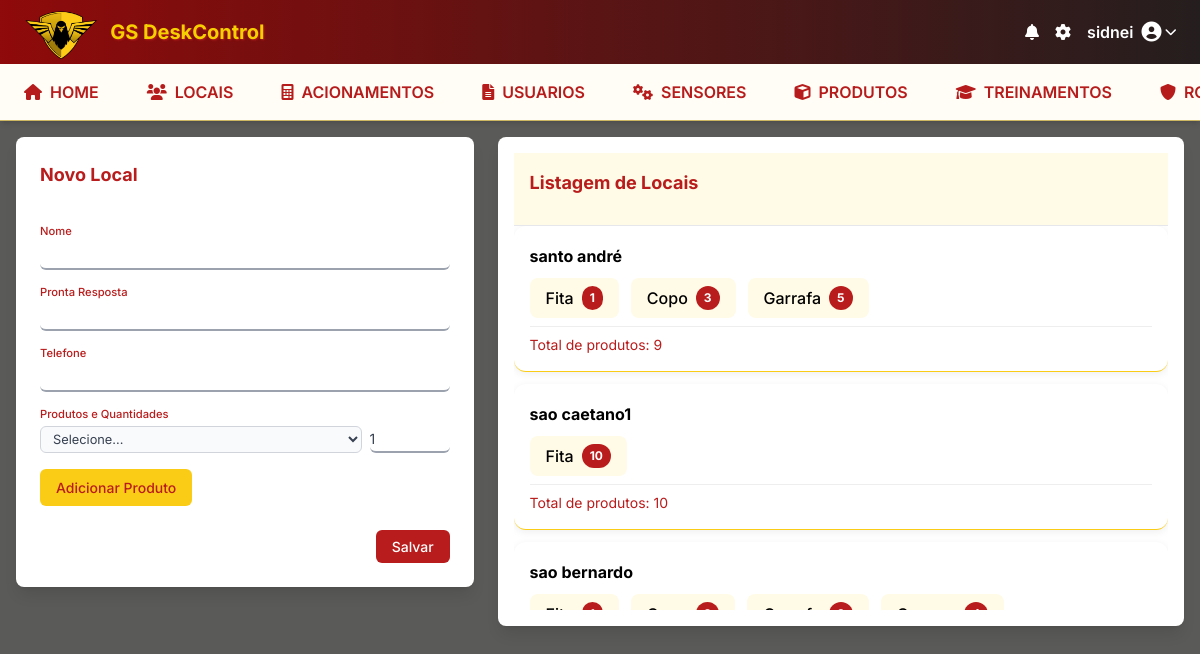
The page /clientes/ (signed in) on the database as committed earlier.
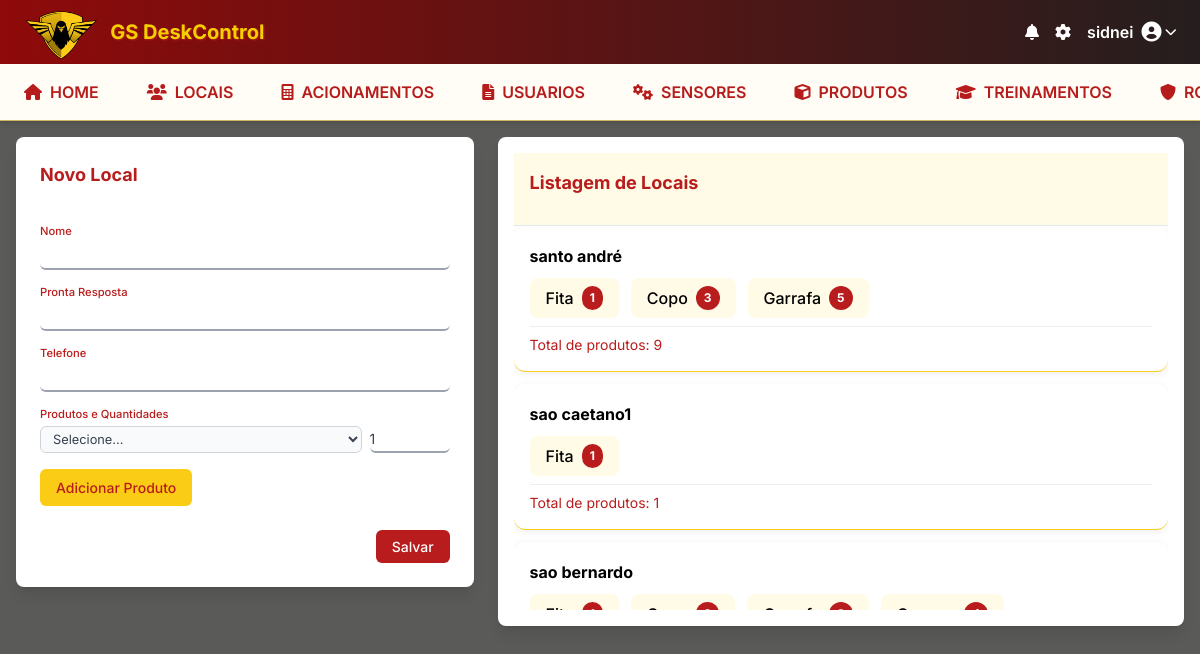
The same page on the database as committed later.
### clientes/models.py (models this page shows, shortened)
class Clientes(models.Model):
    nome = models.CharField(max_length=200, blank=True, null=True)
    pronta_resposta = models.CharField(max_length=200, blank=True, null=True, verbose_name="Pronta Resposta")
    telefone = models.CharField(max_length=20, blank=True, null=True, verbose_name="Telefone")
    @property
    def total_produtos(self):
        return sum(rel.quantidade for rel in self.produtos_relacionados.all())

class ClienteProduto(models.Model):
    cliente = models.ForeignKey(Clientes, on_delete=models.CASCADE, related_name='produtos_relacionados')
    produto = models.ForeignKey('estoque.Produto', on_delete=models.CASCADE)
    quantidade = models.PositiveIntegerField(default=1)
    class Meta:
        unique_together = ('cliente', 'produto')

### estoque/models.py (models this page shows)
class Produto(models.Model):
    nome = models.CharField(max_length=200)
    quantidade = models.PositiveIntegerField(null=True, blank=True, verbose_name="Quantidade Disponível")
    def __str__(self):
        return self.nome

### clientes/views.py (the view)
# urls.py: path('', views.clientes_view, name='clientes'),
@login_required
def clientes_view(request):
    cliente_id = request.GET.get('id')
    if request.method == 'POST':
        cliente_id = request.POST.get('id')
        if cliente_id:
            cliente = get_object_or_404(Clientes, id=cliente_id)
            form = ClientesForm(request.POST, instance=cliente)
        else:
            form = ClientesForm(request.POST)
        if form.is_valid():
            cliente = form.save()
            produtos = request.POST.getlist('produtos')
            quantidades = request.POST.getlist('quantidades')
            cliente.produtos_relacionados.all().delete()
            for prod_id, qtd in zip(produtos, quantidades):
                if prod_id and qtd:
                    ClienteProduto.objects.create(
                        cliente=cliente,
                        produto_id=prod_id,
                        quantidade=qtd
                    )
            return redirect('clientes:clientes')
    else:
        if cliente_id:
            cliente = get_object_or_404(Clientes, id=cliente_id)
            form = ClientesForm(instance=cliente)
        else:
            form = ClientesForm()
    clientes = Clientes.objects.all()
    produtos = Produto.objects.all()
    return render(request, 'clientes/clientes.html', {
        'form': form,
        'clientes': clientes,
        'cliente_id': cliente_id or '',
        'produtos': produtos,
    })

### clientes/forms.py
class ClientesForm(forms.ModelForm):
    class Meta:
        model = Clientes
        fields = ['nome', 'pronta_resposta', 'telefone']

### clientes/templates/clientes/clientes.html (shortened to what this page needs)
{% extends 'base.html' %}
{% load clientes_filters %}
{% load static %}
{% block extra_css %}
    <link rel="stylesheet" href="{% static 'clientes/css/clientes.css' %}">
{% endblock %}
{% block content %}
    <div class="flex flex-col lg:flex-row gap-6">
        <div id="form-column" class="lg:w-2/5 space-y-6">
            <div class="bg-white rounded-lg shadow-lg p-6 compact-form">
                <form method="post" action="{% url 'clientes:clientes' %}" id="clienteForm" class="clientes-form">
                    <div class="flex justify-between items-center mb-6">
                        <h3 class="text-xl font-bold text-gray-800" id="formTitle">Novo Local</h3>
                    </div>
                    <div class="mb-4">
                        <label class="block text-sm font-medium text-gray-700 mb-1">Nome</label>
                        <input type="text" name="nome" id="nome" class="form-control" required>
                    </div>
                    <div class="mb-4">
                        <label class="block text-sm font-medium text-gray-700 mb-1">Pronta Resposta</label>
                        <input type="text" name="pronta_resposta" id="pronta_resposta" class="form-control">
                    </div>
                    <div class="mb-4">
                        <label class="block text-sm font-medium text-gray-700 mb-1">Telefone</label>
                        <input type="text" name="telefone" id="telefone" class="form-control">
                    </div>
                    <div class="mb-4">
                        <label class="block text-sm font-medium text-gray-700 mb-1">Produtos e Quantidades</label>
                        <div id="produtos-container">
                            <div class="produto-row flex gap-2 mb-2 items-center">
                                <select name="produtos" class="produto-select form-control" required>
                                    <option value="">Selecione...</option>
                                </select>
                                <input type="number" name="quantidades" class="quantidade-input form-control" min="1" value="1" required style="width:80px;">
                            </div>
                        </div>
                        <button type="button" id="adicionar-produto" class="btn-secondary mt-2">Adicionar Produto</button>
                    </div>
                    <div class="flex justify-end mt-6">
                        <button type="submit" class="btn-primary" id="submitBtn">Salvar</button>
                    </div>
                </form>
            </div>
        </div>
        <div id="list-column" class="lg:w-3/5 space-y-6">
            <div id="client-list-container"
                 data-get-url-template="{% url 'clientes:get_cliente' 0 %}"
                 class="bg-white rounded-lg shadow-lg compact-form overflow-hidden">
                <div class="p-6 border-b bg-slate-200">
                    <h2 class="text-xl font-bold text-gray-800">Listagem de Locais</h2>
                </div>
                <div id="client-list-results" class="max-h-96 overflow-y-auto">
                    {% for cliente in clientes %}
                    <div class="card-local mb-4 cliente-item" data-cliente-id="{{ cliente.id }}" style="cursor:pointer;">
                        <div class="local-header flex justify-between items-center mb-2">
                            <span class="local-nome font-bold text-lg">{{ cliente.nome }}</span>
                        </div>
                        <div class="produtos-lista flex gap-4 flex-wrap mb-2">
                            {% for rel in cliente.produtos_relacionados.all %}
                            <div class="produto-pill flex items-center bg-gray-100 rounded-lg px-4 py-2 font-medium">
                                {{ rel.produto }}
                                <span class="badge ml-2 bg-red-700 text-white rounded-full px-2 py-1 text-xs font-bold">{{ rel.quantidade }}</span>
                            </div>
                            {% endfor %}
                        </div>
                        <div class="local-footer text-sm text-red-700 border-t pt-2">
                            <span>Total de produtos: {{ cliente.total_produtos }}</span>
                        </div>
                    </div>
                    {% endfor %}
                </div>
            </div>
        </div>
    </div>
{% endblock %}

### templates/base.html (shortened to what this page needs)
{% load static %}
<!DOCTYPE html>
<html lang="en">
<head>
    <script src="https://cdn.tailwindcss.com"></script>
    <link href="https://cdnjs.cloudflare.com/ajax/libs/font-awesome/6.0.0-beta3/css/all.min.css" rel="stylesheet">
    {% block extra_css %}{% endblock %}
</head>
<body class="bg-slate-800">
    <header class="header h-16 flex items-center justify-between px-4 sm:px-6 z-20">
        <div class="flex items-center">
            <img src="{% static 'img/logo-golden.png' %}" alt="Golden Logo" class="h-14 w-auto mr-3">
            <h1 class="text-xl font-bold">GS DeskControl</h1>
        </div>
        <div class="flex items-center space-x-2 sm:space-x-4">
            <a href="#" class="text-gray-600 hover:text-indigo-500"><i class="fas fa-bell"></i></a>
            <a href="#" class="text-gray-600 hover:text-indigo-500"><i class="fas fa-cog"></i></a>
            <div class="flex items-center space-x-2">
                <span class="hidden sm:inline font-semibold text-gray-700">{{ user.username }}</span>
                <div class="relative group">
                    <button class="flex items-center space-x-1 text-gray-600 hover:text-indigo-500">
                        <i class="fas fa-user-circle text-xl"></i>
                        <i class="fas fa-chevron-down text-xs"></i>
                    </button>
                </div>
            </div>
        </div>
    </header>
    <div class="bg-slate-100 shadow-md">
        <div class="overflow-x-auto">
            <nav class="flex border-b" style="border-color: #ceb763;">
                <a href="{% url 'home:index' %}" class="tab-item flex-shrink-0 {% if active_tab == 'index' %}text-slate-700 border-b-2 border-slate-700{% else %}text-gray-500 hover:text-slate-700{% endif %}">
                    <i class="fas fa-home mr-2"></i>HOME
                </a>
                <a href="{% url 'clientes:clientes' %}" class="tab-item flex-shrink-0 {% if active_tab == 'clientes' %}text-slate-700 border-b-2 border-slate-700{% else %}text-gray-500 hover:text-slate-700{% endif %}">
                    <i class="fas fa-users mr-2"></i>LOCAIS
                </a>
                <a href="{% url 'orcamento:lista_orcamentos' %}" class="tab-item flex-shrink-0 {% if active_tab == 'orcamento' %}text-slate-700 border-b-2 border-slate-700{% else %}text-gray-500 hover:text-slate-700{% endif %}">
                    <i class="fas fa-calculator mr-2"></i>ACIONAMENTOS
                </a>
                <a href="{% url 'rat:rat' %}" class="tab-item flex-shrink-0 {% if active_tab == 'rat' %}text-slate-700 border-b-2 border-slate-700{% else %}text-gray-500 hover:text-slate-700{% endif %}">
                    <i class="fas fa-file-alt mr-2"></i>USUARIOS
                </a>
                <a href="{% url 'orpecas:orpecas' %}" class="tab-item flex-shrink-0 {% if active_tab == 'orpecas' %}text-slate-700 border-b-2 border-slate-700{% else %}text-gray-500 hover:text-slate-700{% endif %}">
                    <i class="fas fa-cogs mr-2"></i>SENSORES
                </a>
                <a href="{% url 'estoque:licencas_resumo' %}" class="tab-item flex-shrink-0 {% if active_tab == 'produtos' %}text-slate-700 border-b-2 border-slate-700{% else %}text-gray-500 hover:text-slate-700{% endif %}">
                    <i class="fas fa-cube mr-2"></i>PRODUTOS
                </a>
                <a href="{% url 'treinamentos:treinamentos' %}" class="tab-item flex-shrink-0 {% if active_tab == 'treinamentos' %}text-slate-700 border-b-2 border-slate-700{% else %}text-gray-500 hover:text-slate-700{% endif %}">
                    <i class="fas fa-graduation-cap mr-2"></i>TREINAMENTOS
                </a>
                <a href="{% url 'rondas:rondas' %}" class="tab-item flex-shrink-0 {% if active_tab == 'rondas' %}text-slate-700 border-b-2 border-slate-700{% else %}text-gray-500 hover:text-slate-700{% endif %}">
                    <i class="fas fa-shield-alt mr-2"></i>RONDAS
                </a>
            </nav>
        </div>
    </div>
    <main class="p-2 sm:p-4">
        {% block content %}{% endblock %}
    </main>
</body>
</html>

### static/clientes/css/clientes.css (style rules this page uses)
.clientes-form input[type="text"], .clientes-form input[type="email"], .clientes-form input[type="number"], .clientes-form input[type="date"], .clientes-form input[type="tel"], .clientes-form select, .clientes-form textarea { width: 100%; padding: 0.125rem 0; background: transparent; border: 0; border-bottom: 2px solid #9ca3af; outline: none; transition: border-color 0.2s ease; color: #374151; font-size: 0.875rem; }
.clientes-form label { display: block; font-size: 0.75rem; font-weight: 500; color: #4b5563; margin-bottom: 0.125rem; }
body { background-color: #fff9e5; }
.bg-white { background-color: #fff !important; }
.bg-slate-100, .bg-slate-200 { background-color: #fffdf5 !important; }
.bg-slate-200, .bg-gray-50, .bg-gray-100 { background-color: #fffbe6 !important; }
.text-gray-800, .text-gray-700, .text-gray-600, .text-gray-500 { color: #b91c1c !important; }
.btn-primary { background-color: #b91c1c; color: #fff; border: none; padding: 0.375rem 1rem; border-radius: 0.375rem; font-weight: 500; font-size: 0.875rem; transition: background-color 0.2s ease; }
.btn-secondary { background-color: #facc15; color: #b91c1c; border: none; padding: 0.375rem 1rem; border-radius: 0.375rem; font-weight: 500; font-size: 0.875rem; transition: background-color 0.2s ease; }
.compact-form .mb-6 { margin-bottom: 1rem !important; }
.compact-form .mb-4 { margin-bottom: 0.75rem !important; }
.compact-form .mb-2 { margin-bottom: 0.5rem !important; }
.compact-form .gap-4 { gap: 0.75rem !important; }
.compact-form .p-6 { padding: 1rem !important; }
.compact-form h3 { font-size: 1.125rem !important; margin-bottom: 1rem !important; }
.compact-form h2 { font-size: 1.25rem !important; margin-bottom: 0.75rem !important; }
.compact-form .text-lg { font-size: 1rem !important; }
.compact-form .text-xl { font-size: 1.125rem !important; }
.clientes-form { font-size: 0.875rem; }
.clientes-form label { font-size: 0.75rem; font-weight: 500; color: #374151; margin-bottom: 0.25rem; }
.clientes-form input, .clientes-form select, .clientes-form textarea { font-size: 0.875rem; padding: 0.375rem 0.5rem; border: 1px solid #d1d5db; border-radius: 0.375rem; background-color: #f9fafb; transition: all 0.2s ease; }
.compact-form { padding: 1rem; }
.compact-form h3 { font-size: 1.125rem; margin-bottom: 1rem; }
.compact-form input, .compact-form select, .compact-form textarea { padding: 0.25rem 0.5rem; font-size: 0.8rem; }
.compact-form label { font-size: 0.7rem; margin-bottom: 0.125rem; }
.compact-form .mb-4 { margin-bottom: 0.75rem; }
.compact-form .mb-6 { margin-bottom: 1rem; }
.btn-primary { background-color: #b91c1c; color: #fff; padding: 0.5rem 1rem; border: none; border-radius: 0.375rem; font-size: 0.875rem; font-weight: 500; cursor: pointer; transition: background-color 0.2s ease; }
.btn-secondary { background-color: #facc15; color: #b91c1c; padding: 0.5rem 1rem; border: none; border-radius: 0.375rem; font-size: 0.875rem; font-weight: 500; cursor: pointer; transition: background-color 0.2s ease; }
.cliente-item { transition: all 0.2s ease; }
#formTitle { font-size: 1.125rem; font-weight: bold; color: #b91c1c; margin-bottom: 1rem; }
#submitBtn { background-color: #b91c1c; color: #fff; border: none; padding: 0.375rem 1rem; border-radius: 0.375rem; font-weight: 500; font-size: 0.875rem; transition: background-color 0.2s ease; }
.cliente-item { padding: 0.5rem 1rem; border-bottom: 1px solid #facc15; cursor: pointer; transition: background-color 0.2s; }
.card-local { background: #fff; border-radius: 12px; box-shadow: 0 2px 8px #0001; margin-bottom: 1.5rem; padding: 1rem; }
.local-header { display: flex; justify-content: space-between; align-items: center; margin-bottom: .75rem; }
.local-nome { font-weight: bold; font-size: 1.2rem; }
.produtos-lista { display: flex; gap: 1rem; flex-wrap: wrap; margin-bottom: .75rem; }
.produto-pill { background: #f5f5f5; border-radius: 8px; padding: .5rem 1rem; display: flex; align-items: center; font-weight: 500; }
.badge { background: #c8102e; color: #fff; border-radius: 50%; padding: .25rem .7rem; margin-left: .5rem; font-size: .95em; font-weight: bold; }
.local-footer { font-size: .95em; color: #b91c1c; border-top: 1px solid #eee; padding-top: .5rem; }

Rows that differ between the two databases and show on the page:
removed ClienteProduto: produto "Fita", quantidade "10", shown under Clientes "sao caetano1"
changed Clientes "sao caetano1": total_produtos "10" → "1"
added ClienteProduto: produto "Fita", quantidade "1", shown under Clientes "sao caetano1"
